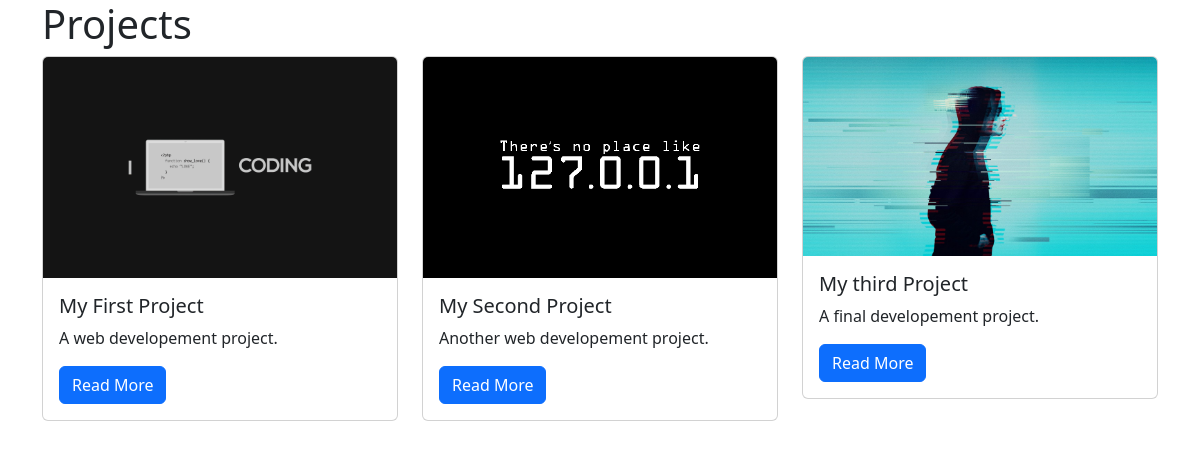
/projects/, run on the app's committed database.
### projects/models.py (models this page shows)
class Project(models.Model):
    title = models.CharField(max_length=100)
    description = models.TextField()
    technology = models.CharField(max_length=20)
    image = models.FileField(upload_to="project_images/", blank=True)

### projects/views.py (the view)
# urls.py: path("", views.project_index, name="project_index"),
def project_index(request):
    projects = Project.objects.all()
    context = {
        "projects": projects
    }
    return render(request, "projects/project_index.html" ,context)

### projects/templates/projects/project_index.html
{% extends "base.html" %}
{% block page_content %}
<h1>Projects</h1>
<div class="row">
{% for project in projects %}
    <div class="col-md-4">
        <div class="card mb-2">
            {% if project.image %}
                <img class="card-img-top" src="{{ project.image.url }}">
            {% endif%}
            <div class="card-body">
                <h5 class="card-title">{{ project.title }}</h5>
                <p class="card-text">{{ project.description }}</p>
                <a href="{% url 'project_detail' project.pk %}" class="btn btn-primary">
                    Read More
                </a>
            </div>
        </div>
    </div>
    {% endfor %}
</div>
{% endblock %}

### templates/base.html (shortened to what this page needs)
<!DOCTYPE html>
<html lang="en">
    <head>
        <link rel="stylesheet" href="https://cdn.jsdelivr.net/npm/bootstrap@5.3.1/dist/css/bootstrap.min.css">
    </head>
    <body class="container">
        {% block page_content %}{% endblock page_content %}
    </body>
</html>

### data on the page
Project: image (picture), title "My First Project", description "A web developement project."
Project: image (picture), title "My Second Project", description "Another web developement project."
Project: image (picture), title "My third Project", description "A final developement project."
